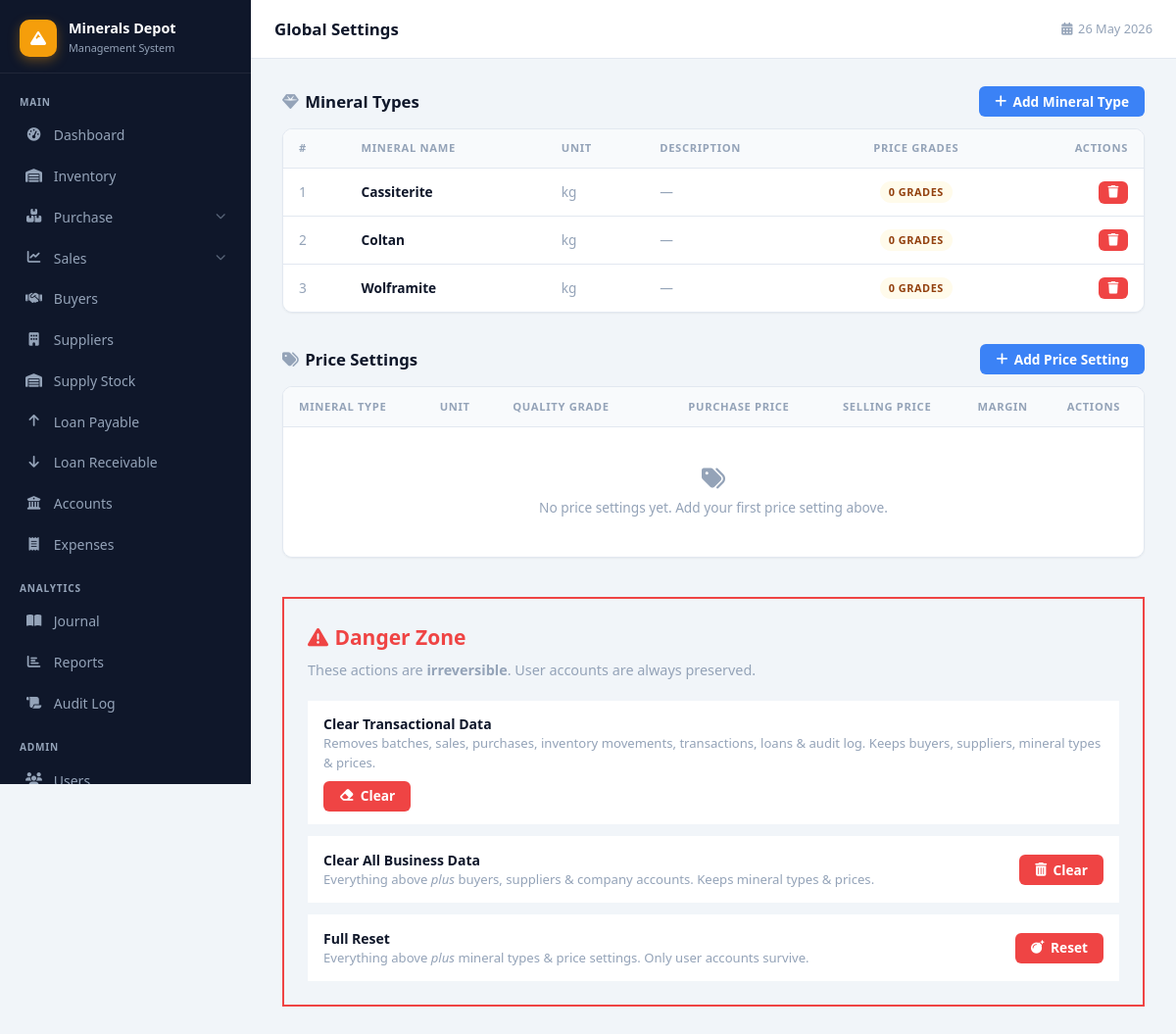
The page /settings.php (signed in) on the database its author committed.
### tables this page shows
CREATE TABLE `mineral_types` (
  `id` int(11) NOT NULL,
  `name` varchar(50) NOT NULL,
  `unit` varchar(20) DEFAULT 'kg',
  `description` text DEFAULT NULL
);

### settings.php (the view, shortened to what this page needs)
<?php
require_once 'config/database.php';
$mineral_types = $pdo->query("SELECT * FROM mineral_types ORDER BY name")->fetchAll();
$price_settings = $pdo->query("
    SELECT mps.*, mt.name AS mineral_name, mt.unit
    FROM mineral_price_settings mps
    JOIN mineral_types mt ON mt.id = mps.mineral_type_id
    ORDER BY mt.name, mps.quality_grade
")->fetchAll();
$grade_counts = [];
include 'includes/header.php';
?>
<div class="page-header" style="margin-bottom:0">
    <h2><i class="fas fa-gem" style="margin-right:.4rem;color:var(--text-muted)"></i>Mineral Types</h2>
    <button class="btn btn-primary" onclick="togglePanel('mineral-panel')">
        <i class="fas fa-plus"></i> Add Mineral Type
    </button>
</div>
<div class="table-wrap" style="margin-top:.75rem;margin-bottom:2rem">
    <table>
        <thead>
            <tr>
                <th>#</th>
                <th>Mineral Name</th>
                <th>Unit</th>
                <th>Description</th>
                <th style="text-align:center">Price Grades</th>
                <th style="text-align:right">Actions</th>
            </tr>
        </thead>
        <tbody id="mineral-tbody">
            <?php foreach($mineral_types as $i => $mt): ?>
            <tr id="mrow-<?= $mt['id'] ?>">
                <td class="text-muted"><?= $i + 1 ?></td>
                <td class="fw-700"><?= htmlspecialchars($mt['name']) ?></td>
                <td class="text-muted"><?= htmlspecialchars($mt['unit']) ?></td>
                <td class="text-muted"><?= htmlspecialchars($mt['description'] ?? '—') ?></td>
                <td style="text-align:center">
                    <?php $cnt = $grade_counts[$mt['id']] ?? 0; ?>
                    <span class="badge <?= $cnt > 0 ? 'badge-success' : 'badge-warning' ?>"
                          id="mps-count-<?= $mt['id'] ?>">
                        <?= $cnt ?> grade<?= $cnt !== 1 ? 's' : '' ?>
                    </span>
                </td>
                <td style="text-align:right">
                    <button class="btn btn-danger" style="padding:.3rem .6rem;font-size:.78rem"
                            onclick="deleteMineral(<?= $mt['id'] ?>, this)">
                        <i class="fas fa-trash"></i>
                    </button>
                </td>
            </tr>
            <?php endforeach; ?>
        </tbody>
    </table>
</div>
<div class="page-header" style="margin-bottom:0">
    <h2><i class="fas fa-tags" style="margin-right:.4rem;color:var(--text-muted)"></i>Price Settings</h2>
    <button class="btn btn-primary" onclick="togglePanel('price-panel')">
        <i class="fas fa-plus"></i> Add Price Setting
    </button>
</div>
<div class="table-wrap" style="margin-top:.75rem">
    <table>
        <thead>
            <tr>
                <th>Mineral Type</th>
                <th>Unit</th>
                <th>Quality Grade</th>
                <th style="text-align:right">Purchase Price</th>
                <th style="text-align:right">Selling Price</th>
                <th style="text-align:right">Margin</th>
                <th style="text-align:center">Actions</th>
            </tr>
        </thead>
        <tbody id="price-tbody">
            <?php if(!$price_settings): ?>
            <tr id="price-empty">
                <td colspan="7" style="text-align:center;padding:2.5rem;color:var(--text-muted)">
                    <i class="fas fa-tags" style="font-size:1.5rem;display:block;margin-bottom:.5rem"></i>
                    No price settings yet. Add your first price setting above.
                </td>
            </tr>
            <?php endif; ?>
        </tbody>
    </table>
</div>
<div style="margin-top:2.5rem;border:2px solid var(--danger);border-radius:var(--radius);padding:1.5rem">
    <h2 style="color:var(--danger);margin-bottom:.4rem">
        <i class="fas fa-triangle-exclamation" style="margin-right:.4rem"></i>Danger Zone
    </h2>
    <p style="color:var(--text-muted);margin-bottom:1.25rem;font-size:.9rem">
        These actions are <strong>irreversible</strong>. User accounts are always preserved.
    </p>
    <div style="display:flex;flex-direction:column;gap:.75rem">
        <div style="display:flex;align-items:center;justify-content:space-between;padding:.85rem 1rem;background:var(--surface);border-radius:var(--radius);flex-wrap:wrap;gap:.5rem">
            <div>
                <div class="fw-700">Clear Transactional Data</div>
                <div style="font-size:.82rem;color:var(--text-muted)">Removes batches, sales, purchases, inventory movements, transactions, loans &amp; audit log. Keeps buyers, suppliers, mineral types &amp; prices.</div>
            </div>
            <button class="btn btn-danger" style="white-space:nowrap" onclick="openClearModal('transactional','Clear Transactional Data')">
                <i class="fas fa-eraser"></i> Clear
            </button>
        </div>
        <div style="display:flex;align-items:center;justify-content:space-between;padding:.85rem 1rem;background:var(--surface);border-radius:var(--radius);flex-wrap:wrap;gap:.5rem">
            <div>
                <div class="fw-700">Clear All Business Data</div>
                <div style="font-size:.82rem;color:var(--text-muted)">Everything above <em>plus</em> buyers, suppliers &amp; company accounts. Keeps mineral types &amp; prices.</div>
            </div>
            <button class="btn btn-danger" style="white-space:nowrap" onclick="openClearModal('all','Clear All Business Data')">
                <i class="fas fa-trash-can"></i> Clear
            </button>
        </div>
        <div style="display:flex;align-items:center;justify-content:space-between;padding:.85rem 1rem;background:var(--surface);border-radius:var(--radius);flex-wrap:wrap;gap:.5rem">
            <div>
                <div class="fw-700">Full Reset</div>
                <div style="font-size:.82rem;color:var(--text-muted)">Everything above <em>plus</em> mineral types &amp; price settings. Only user accounts survive.</div>
            </div>
            <button class="btn btn-danger" style="white-space:nowrap" onclick="openClearModal('full','Full Database Reset')">
                <i class="fas fa-bomb"></i> Reset
            </button>
        </div>
    </div>
</div>
<?php include 'includes/footer.php'; ?>

### css/style.css (style rules this page uses)
:root { --sidebar-w: 256px; --topbar-h: 60px; --sidebar-bg: #0f172a; --sidebar-text: #94a3b8; --sidebar-hover: rgba(255,255,255,.07); --sidebar-active: #1d4ed8; --accent: #f59e0b; --primary: #3b82f6; --primary-dark: #1d4ed8; --success: #10b981; --danger: #ef4444; --warning: #f59e0b; --bg: #f1f5f9; --surface: #ffffff; --border: #e2e8f0; --text: #0f172a; --text-sec: #475569; --text-muted: #94a3b8; --shadow-sm: 0 1px 2px rgba(0,0,0,.05); --shadow: 0 1px 3px rgba(0,0,0,.10),0 1px 2px rgba(0,0,0,.06); --shadow-md: 0 4px 6px -1px rgba(0,0,0,.10),0 2px 4px -1px rgba(0,0,0,.06); --shadow-lg: 0 10px 25px -3px rgba(0,0,0,.15); --r-sm: 6px; --r: 10px; --r-lg: 16px; }
*,*::before,*::after { margin:0; padding:0; box-sizing:border-box; }
body { font-family:'Segoe UI',system-ui,-apple-system,sans-serif; background:var(--bg); color:var(--text); line-height:1.5; font-size:14px; }
.page-header { display:flex; align-items:center; justify-content:space-between; margin-bottom:1.25rem; flex-wrap:wrap; gap:.75rem; }
.page-header h2 { font-size:1.05rem; font-weight:700; }
.table-wrap { overflow-x:auto; border-radius:var(--r); border:1px solid var(--border); box-shadow:var(--shadow-sm); }
table { width:100%; border-collapse:collapse; background:var(--surface); font-size:.855rem; }
thead th { background:#f8fafc; color:var(--text-muted); font-weight:600; font-size:.7rem; text-transform:uppercase; letter-spacing:.06em; padding:.7rem 1rem; text-align:left; border-bottom:1px solid var(--border); white-space:nowrap; }
tbody td { padding:.8rem 1rem; border-bottom:1px solid var(--border); vertical-align:middle; }
tbody tr:last-child td { border-bottom:none; }
.btn { display:inline-flex; align-items:center; gap:.4rem; padding:.55rem 1rem; border:none; border-radius:var(--r-sm); font-size:.855rem; font-weight:600; cursor:pointer; transition:background .15s,opacity .15s,transform .1s; text-decoration:none; white-space:nowrap; font-family:inherit; line-height:1; }
.btn-primary { background:var(--primary); color:#fff; }
.btn-danger { background:var(--danger); color:#fff; }
.badge { display:inline-flex; align-items:center; padding:.18rem .55rem; border-radius:999px; font-size:.68rem; font-weight:700; text-transform:uppercase; letter-spacing:.05em; white-space:nowrap; }
.badge-warning { background:#fffbeb; color:#92400e; }
.text-muted { color:var(--text-muted); }
.fw-700 { font-weight:700; }

### rows shown on the page
mineral_types: name "Cassiterite", unit "kg", description "—", id "0", shows "S"
mineral_types: name "Coltan", unit "kg", description "—", id "0", shows "S"
mineral_types: name "Wolframite", unit "kg", description "—", id "0", shows "S"

### other values the page prints
$page_title "Global Settings"
